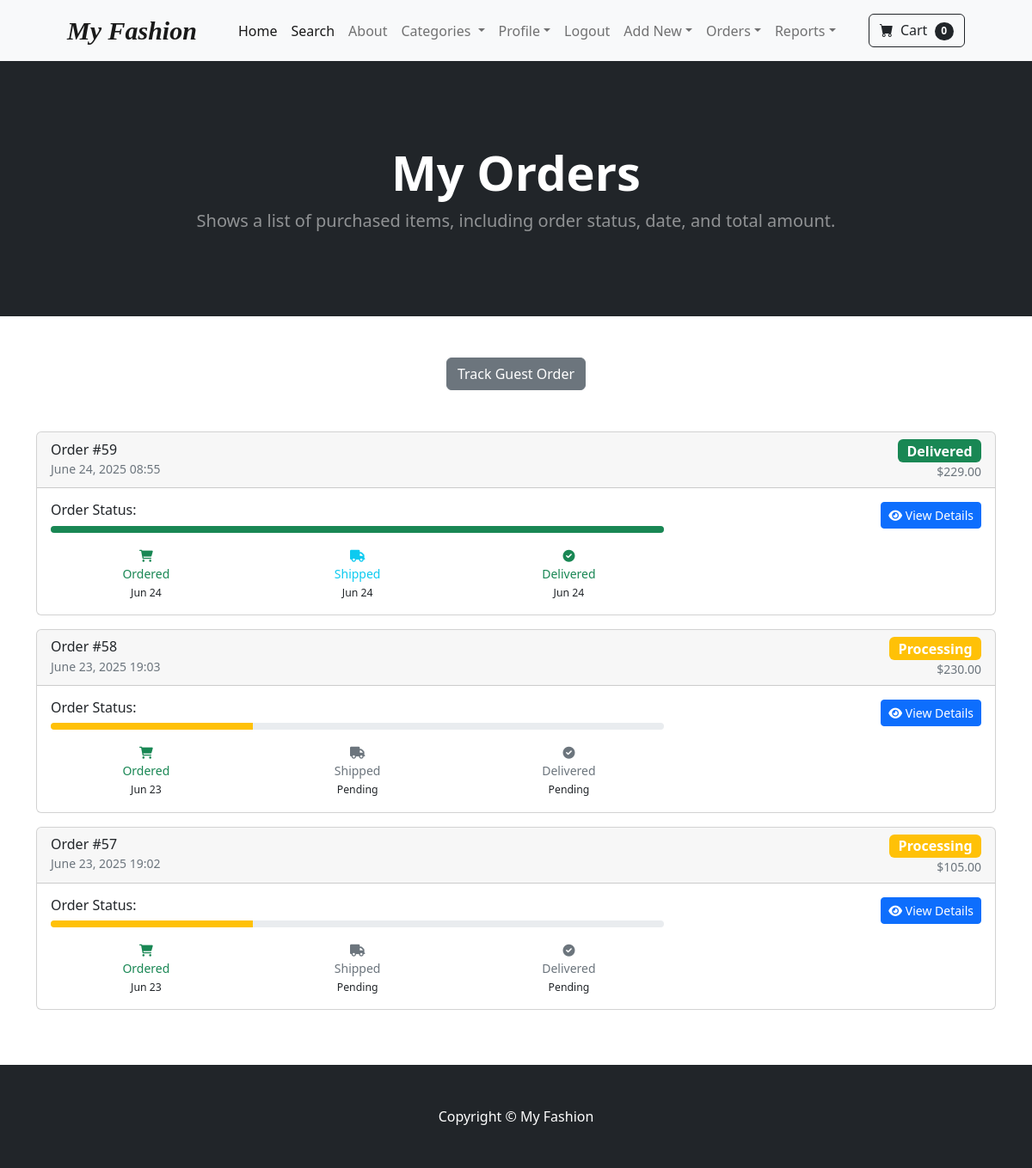
Screenshot of /my-orders/ (signed in) with the database file from the repository.
### payment/models.py (models this page shows, shortened)
class Order(models.Model):
    user = models.ForeignKey(User, on_delete=models.CASCADE, null=True, blank=True)
    full_name = models.CharField(max_length=250)
    email = models.EmailField(max_length=250)
    shipping_address = models.TextField(max_length=15000)
    amount_paid = models.DecimalField(max_digits=7, decimal_places=2)
    date_ordered = models.DateTimeField(auto_now_add=True)
    shipped = models.BooleanField(default=False)
    date_shipped = models.DateTimeField(blank=True, null=True)
    delivered = models.BooleanField(default=False)
    date_delivered = models.DateTimeField(blank=True, null=True)
    viewed_by_admin = models.BooleanField(default=False)
    @property
    def status(self):
        if self.delivered:
            return 'Delivered'
        elif self.shipped:
            return 'Shipped'
        else:
            return 'Processing'
    @property
    def status_class(self):
        if self.delivered:
            return 'bg-success'
        elif self.shipped:
            return 'bg-info'
        else:
            return 'bg-warning'

### store/views.py (the view)
# urls.py: path('my-orders/', views.my_orders, name='my_orders'),
@login_required
def my_orders(request):
    if request.user.is_authenticated:
        orders = PaymentOrder.objects.filter(user=request.user).order_by('-date_ordered')
        paginator = Paginator(orders, 10)
        page_number = request.GET.get('page')
        page_obj = paginator.get_page(page_number)
        context = {
            'orders': page_obj,
        }
        return render(request, 'my_orders.html', context)
    else:
        messages.error(request, "You must be logged in to view your orders.")
        return redirect('login')

### cart/cart.py (called while the page is built)
    def __len__(self):
        return len(self.cart)

### cart/context_processors.py (called while the page is built)
def cart(request):
	return {'cart': Cart(request)}

### store/context_processors.py (called while the page is built)
def categories_processor(request):
    categories = Category.objects.all()
    return {'categories': categories}

### store/models.py (called while the page is built)
    def __str__(self):
        return self.name

### store/templates/my_orders.html (shortened to what this page needs)
{% extends 'base.html' %}
{% block content %}
<header class="bg-dark py-5">
  <div class="container px-4 px-lg-5 my-5">
    <div class="text-center text-white">
      <h1 class="display-4 fw-bolder">My Orders</h1>
      <p class="lead fw-normal text-white-50 mb-0">
        Shows a list of purchased items, including order status, date, and total amount.
      </p>
    </div>
  </div>
</header>
<div class="container my-5">
    <div class="row">
        <div class="col-12">
            <div class="text-center mb-4">
                <a href="{% url 'order_lookup' %}" class="btn btn-secondary">
                    Track Guest Order
                </a>
            </div>
            {% if orders %}
                <div class="row">
                    {% for order in orders %}
                    <div class="col-12 mb-3">
                        <div class="card">
                            <div class="card-header d-flex justify-content-between align-items-center">
                                <div>
                                    <h6 class="mb-0">Order #{{ order.id }}</h6>
                                    <small class="text-muted">{{ order.date_ordered|date:"F d, Y H:i" }}</small>
                                </div>
                                <div class="text-end">
                                    <span class="badge {{ order.status_class }} fs-6">{{ order.status }}</span>
                                    <div class="small text-muted">${{ order.amount_paid|floatformat:2 }}</div>
                                </div>
                            </div>
                            <div class="card-body">
                                <div class="row">
                                    <div class="col-md-8">
                                        <h6>Order Status:</h6>
                                        <div class="progress mb-3" style="height: 8px;">
                                            {% if order.delivered %}
                                                <div class="progress-bar bg-success" style="width: 100%"></div>
                                            {% elif order.shipped %}
                                                <div class="progress-bar bg-info" style="width: 66%"></div>
                                            {% else %}
                                                <div class="progress-bar bg-warning" style="width: 33%"></div>
                                            {% endif %}
                                        </div>
                                        <div class="row text-center small">
                                            <div class="col-4">
                                                <i class="fas fa-shopping-cart text-success"></i><br>
                                                <span class="text-success">Ordered</span><br>
                                                <small>{{ order.date_ordered|date:"M d" }}</small>
                                            </div>
                                            <div class="col-4">
                                                {% if order.shipped %}
                                                    <i class="fas fa-truck text-info"></i><br>
                                                    <span class="text-info">Shipped</span><br>
                                                    <small>{{ order.date_shipped|date:"M d" }}</small>
                                                {% else %}
                                                    <i class="fas fa-truck text-muted"></i><br>
                                                    <span class="text-muted">Shipped</span><br>
                                                    <small>Pending</small>
                                                {% endif %}
                                            </div>
                                            <div class="col-4">
                                                {% if order.delivered %}
                                                    <i class="fas fa-check-circle text-success"></i><br>
                                                    <span class="text-success">Delivered</span><br>
                                                    <small>{{ order.date_delivered|date:"M d" }}</small>
                                                {% else %}
                                                    <i class="fas fa-check-circle text-muted"></i><br>
                                                    <span class="text-muted">Delivered</span><br>
                                                    <small>Pending</small>
                                                {% endif %}
                                            </div>
                                        </div>
                                    </div>
                                    <div class="col-md-4 text-end">
                                        <a href="{% url 'order_tracking' order.id %}" class="btn btn-primary btn-sm">
                                            <i class="fas fa-eye"></i> View Details
                                        </a>
                                    </div>
                                </div>
                            </div>
                        </div>
                    </div>
                    {% endfor %}
                </div>
            {% endif %}
        </div>
    </div>
</div>
{% endblock %}

### rows the page displays
Order: id "59", date_ordered "June 24, 2025 08:55", status "Delivered", amount_paid "229.00", date_ordered "Jun 24", date_shipped "Jun 24", date_delivered "Jun 24"
Order: id "58", date_ordered "June 23, 2025 19:03", status "Processing", amount_paid "230.00", date_ordered "Jun 23", shows "Shipped", shows "Delivered"
Order: id "57", date_ordered "June 23, 2025 19:02", status "Processing", amount_paid "105.00", date_ordered "Jun 23", shows "Shipped", shows "Delivered"

### other values shown
{{ cart|length }} "0"
